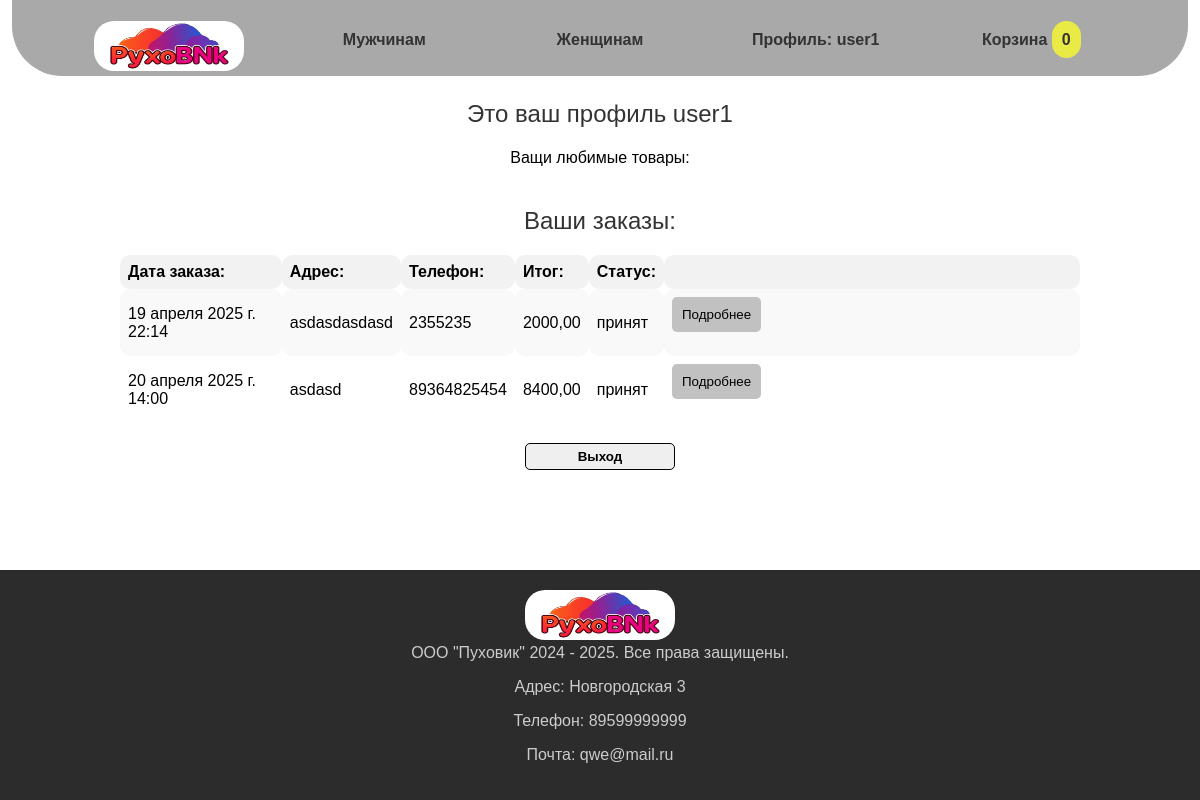
/cabinet/ (signed in), run on the app's committed database.
### app/models.py (models this page shows, shortened)
class Order(models.Model):
    user = models.ForeignKey(to=User, on_delete=models.CASCADE)
    adress = models.CharField(verbose_name='Адрес', max_length=1000)
    email = models.EmailField(verbose_name='Email')
    tel = models.CharField(verbose_name='Телефон', max_length=20)
    tovars = models.ManyToManyField(to=Tovar)
    status = models.ForeignKey(to=Status, on_delete=models.SET_NULL, null=True, blank=True,verbose_name='Статус')
    total = models.DecimalField(max_digits=12,decimal_places=2,verbose_name='Итог')
    data = models.DateTimeField(auto_created=True, verbose_name='Дата',null=True, blank=True)
    zakaz = models.TextField(verbose_name='Заказ')

class Status(models.Model):
    name = models.CharField(max_length=100)
    def __str__(self):
        return self.name

### app/views.py (the view)
# urls.py: path('cabinet/', views.cabinet, name='cabinet'),
def cabinet(request):
    orders = Order.objects.filter(user_id=request.user.id)
    likes = like.objects.filter(user_id=request.user.id)
    carts = Cart.objects.filter(user_id=request.user.id)
    c = 0
    for one in carts:
        c += one.count
    data = {'orders':orders,'carts':carts,'likes':likes,'c':c}
    return render(request,'cabinet.html', data)

### templates/cabinet.html (shortened to what this page needs)
{% extends 'index.html' %}
{% load static %}
{% block head %}
    <link rel="stylesheet" href={% static 'css/menu.css' %}>
    <link rel="stylesheet" href={% static 'css/catalog.css' %}>
    <link rel="stylesheet" href={% static 'css/login.css' %}>
    <link rel="stylesheet" href={% static 'css/cabinet.css' %}>
{% endblock %}
{%  block content %}
    <h3>Это ваш профиль {{ user.username }}</h3>
    <p>Ващи любимые товары:</p>
    <h3>Ваши заказы: </h3>
    <table>
    <tr>
        <th>Дата заказа:</th>
        <th>Адрес:</th>
        <th>Телефон:</th>
        <th>Итог:</th>
        <th>Статус:</th>
        <th></th>
    </tr>
    {% for one in orders %}
        <tr>
        <td>{{ one.data }}</td>
        <td>{{ one.adress }}</td>
        <td>{{ one.tel }}</td>
        <td>{{ one.total }}</td>
        <td>{{ one.status }}</td>
        <td id="full">
        <button onclick="f2('{{ one.id }}', '{{ one.zakaz }}')">Подробнее</button>
        </td>
        </tr>
    {% endfor %}
    </table>
    <a><form action="{% url 'logout' %}" method="post">
            <input class="butcart" type="submit" value="Выход">
        </form>
    </a>
{% endblock %}

### templates/index.html (shortened to what this page needs)
<!DOCTYPE html>
{% load static %}
<html lang="ru">
<head>
    {% block head %}{% endblock %}
</head>
<body>
    <div class="main">
    {% block menu %}
        <nav>
        <ul>
            <li >
                <a href="{% url 'index' %}" id="logo"><img src="{% static 'img/pyx1.jpg' %}" alt="" height="50px" width="150px"></a>
            </li>
            <li>
                <a href="{% url 'forman' %}">Мужчинам</a>
            </li>
            <li>
                <a href="{% url 'forwoman' %}">Женщинам</a>
            </li>
            {% if user.is_authenticated %}
            <li>
                <a href="{% url 'cabinet' %}">Профиль: {{ user.username }}</a>
            </li>
            {% else %}
            <li>
                <a href='http://localhost:8001/accounts/login/'>Вход</a>
            </li>
            {% endif %}
            <li>
                <a href="{% url 'cart' %}">Корзина <span class="cartlen">{{ c }}</span></a>
            </li>
        </ul>
        </nav>
    {% endblock %}
    <div class="page">
    {% block content %}{% endblock %}
    </div>
    <footer>
    {% block footer %}
        <div class="footer">
            <img src="{% static 'img/pyx1.jpg' %}" alt="" height="50px" width="150px">
            <div>
                <span>ООО "Пуховик" 2024 - 2025. Все права защищены.</span>
                <p>
                    <a href ="https://2gis.ru/tyumen/geo/70030076203006670/65.573705%2C57.160439?m=65.574711%2C57.160456%2F16.09" id="adress">
                    Адрес: Новгородская 3
                    </a>
                </p>
                <p>Телефон: 89599999999</p>
                <p>Почта: qwe@mail.ru</p>
            </div>
        </div>
    {% endblock %}
    </footer>
    </div>
</body>
</html>

### app/static/css/Menu.css (style rules this page uses)
body { margin: auto; margin-top: 0px; font-family: Gill Sans, sans-serif; width: 100%; text-align: center; height: 100%; }
.main { display: flex; flex-direction: column; height: 100vh; }
.page { flex: 1 1 auto; }
nav { background-color: darkgrey; border-bottom-left-radius: 50px; border-bottom-right-radius: 50px; width: 98%; margin: auto; }
nav ul { list-style: none; padding: 0; margin: auto; display: flex; width: 90%; padding-top: 1rem; padding-bottom: 1px; }
nav ul li { margin-right: 20px; width: 70%; text-align: center; }
nav ul li:last-child { margin-right: 0; }
nav ul li a { display: block; padding: 15px 5px; text-decoration: none; color: #333; font-weight: bold; transition: background-color 0.5s ease; vertical-align: center; border-radius: 25px; font-size: 1rem; }
img { border-radius: 20px; padding: 0px; margin: 0px; }
#logo { padding-top: 5px; padding-bottom: 0px; }
footer { display: block; width: 100%; margin: 50px 0px 0px 0px; padding-bottom: 20px; padding-top: 20px; color: #cccccc; background-color: #2c2c2c; }
#adress { text-decoration: none; color: #cccccc; }
.cartlen { padding: 10px; background-color: #eaea46; border-radius: 15px; }

### app/static/css/catalog.css (style rules this page uses)
.butcart { border: 1px solid; border-radius: 5px; padding: 5px; width:150px; font-weight: bolder; }

### app/static/css/cabinet.css (style rules this page uses)
table { width: 80%; display: table; border-collapse: collapse; margin: auto; font-size: 1em; border-radius: 20px; margin-bottom: 20px; }
th, td { padding: 8px; text-align: left; border-radius: 10px; }
th { background-color: #f2f2f2; font-weight: bold; }
tr:nth-child(even) { background-color: #f9f9f9; }
h3 { font-size: 1.5em; font-weight: lighter; color: #333; margin-bottom: 15px; padding-bottom: 5px; }
#full { width: 400px; }
button { border: none; border-radius: 5px; padding: 10px; background-color: #c1c1c1; }

### data on the page
Order: data "19 апреля 2025 г. 22:14", adress "asdasdasdasd", tel "2355235", total "2000,00", status "принят"
Order: data "20 апреля 2025 г. 14:00", adress "asdasd", tel "89364825454", total "8400,00", status "принят"

### other printed values
{{ user.username }} "user1"
{{ c }} "0"
